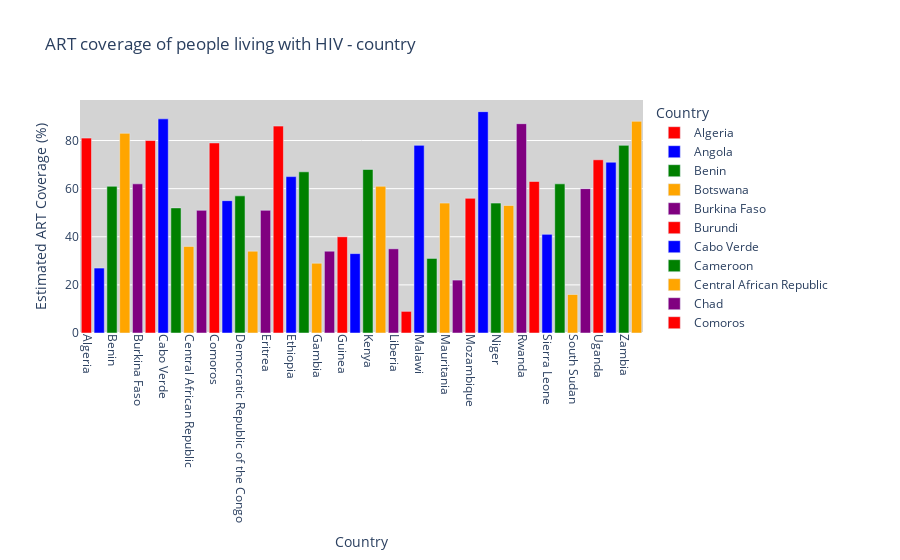

The code cell stored with this chart in its notebook:
### Code cell
# Define a color scale (you can customize this)
colors = ['red', 'blue', 'green', 'orange', 'purple']

# Create a Plotly Express bar chart with colors
fig = px.bar(ARTcoverage, x=ARTcoverage.index, y='Estimated ART coverage among people living with HIV (%)_median',
             title="ART coverage of people living with HIV - country", color=ARTcoverage.index, color_discrete_sequence=colors)

# Customize the layout
fig.update_layout(
    xaxis_title="Country",
    yaxis_title="Estimated ART Coverage (%)",
    xaxis=dict(tickangle=90),
    plot_bgcolor='lightgray',  # Set the background color
)

# Show the plot
fig.show()

### Figure 1 — Plotly figure (JSON) as saved in the notebook; plotly's stock layout.template omitted (floating-point values rounded to 4 significant figures)
{"data": [{"alignmentgroup": "True", "hovertemplate": "Country=%{x}<br>Estimated ART coverage among people living with HIV (%)_median=%{y}<extra></extra>", "legendgroup": "Algeria", "marker": {"color": "red", "pattern": {"shape": ""}}, "name": "Algeria", "offsetgroup": "Algeria", "orientation": "v", "showlegend": true, "textposition": "auto", "type": "bar", "x": ["Algeria"], "xaxis": "x", "y": [81], "yaxis": "y"}, {"alignmentgroup": "True", "hovertemplate": "Country=%{x}<br>Estimated ART coverage among people living with HIV (%)_median=%{y}<extra></extra>", "legendgroup": "Angola", "marker": {"color": "blue", "pattern": {"shape": ""}}, "name": "Angola", "offsetgroup": "Angola", "orientation": "v", "showlegend": true, "textposition": "auto", "type": "bar", "x": ["Angola"], "xaxis": "x", "y": [27], "yaxis": "y"}, {"alignmentgroup": "True", "hovertemplate": "Country=%{x}<br>Estimated ART coverage among people living with HIV (%)_median=%{y}<extra></extra>", "legendgroup": "Benin", "marker": {"color": "green", "pattern": {"shape": ""}}, "name": "Benin", "offsetgroup": "Benin", "orientation": "v", "showlegend": true, "textposition": "auto", "type": "bar", "x": ["Benin"], "xaxis": "x", "y": [61], "yaxis": "y"}, {"alignmentgroup": "True", "hovertemplate": "Country=%{x}<br>Estimated ART coverage among people living with HIV (%)_median=%{y}<extra></extra>", "legendgroup": "Botswana", "marker": {"color": "orange", "pattern": {"shape": ""}}, "name": "Botswana", "offsetgroup": "Botswana", "orientation": "v", "showlegend": true, "textposition": "auto", "type": "bar", "x": ["Botswana"], "xaxis": "x", "y": [83], "yaxis": "y"}, {"alignmentgroup": "True", "hovertemplate": "Country=%{x}<br>Estimated ART coverage among people living with HIV (%)_median=%{y}<extra></extra>", "legendgroup": "Burkina Faso", "marker": {"color": "purple", "pattern": {"shape": ""}}, "name": "Burkina Faso", "offsetgroup": "Burkina Faso", "orientation": "v", "showlegend": true, "textposition": "auto", "type": "bar", "x": ["Burkina Faso"], "xaxis": "x", "y": [62], "yaxis": "y"}, {"alignmentgroup": "True", "hovertemplate": "Country=%{x}<br>Estimated ART coverage among people living with HIV (%)_median=%{y}<extra></extra>", "legendgroup": "Burundi", "marker": {"color": "red", "pattern": {"shape": ""}}, "name": "Burundi", "offsetgroup": "Burundi", "orientation": "v", "showlegend": true, "textposition": "auto", "type": "bar", "x": ["Burundi"], "xaxis": "x", "y": [80], "yaxis": "y"}, {"alignmentgroup": "True", "hovertemplate": "Country=%{x}<br>Estimated ART coverage among people living with HIV (%)_median=%{y}<extra></extra>", "legendgroup": "Cabo Verde", "marker": {"color": "blue", "pattern": {"shape": ""}}, "name": "Cabo Verde", "offsetgroup": "Cabo Verde", "orientation": "v", "showlegend": true, "textposition": "auto", "type": "bar", "x": ["Cabo Verde"], "xaxis": "x", "y": [89], "yaxis": "y"}, {"alignmentgroup": "True", "hovertemplate": "Country=%{x}<br>Estimated ART coverage among people living with HIV (%)_median=%{y}<extra></extra>", "legendgroup": "Cameroon", "marker": {"color": "green", "pattern": {"shape": ""}}, "name": "Cameroon", "offsetgroup": "Cameroon", "orientation": "v", "showlegend": true, "textposition": "auto", "type": "bar", "x": ["Cameroon"], "xaxis": "x", "y": [52], "yaxis": "y"}, {"alignmentgroup": "True", "hovertemplate": "Country=%{x}<br>Estimated ART coverage among people living with HIV (%)_median=%{y}<extra></extra>", "legendgroup": "Central African Republic", "marker": {"color": "orange", "pattern": {"shape": ""}}, "name": "Central African Republic", "offsetgroup": "Central African Republic", "orientation": "v", "showlegend": true, "textposition": "auto", "type": "bar", "x": ["Central African Republic"], "xaxis": "x", "y": [36], "yaxis": "y"}, {"alignmentgroup": "True", "hovertemplate": "Country=%{x}<br>Estimated ART coverage among people living with HIV (%)_median=%{y}<extra></extra>", "legendgroup": "Chad", "marker": {"color": "purple", "pattern": {"shape": ""}}, "name": "Chad", "offsetgroup": "Chad", "orientation": "v", "showlegend": true, "textposition": "auto", "type": "bar", "x": ["Chad"], "xaxis": "x", "y": [51], "yaxis": "y"}, {"alignmentgroup": "True", "hovertemplate": "Country=%{x}<br>Estimated ART coverage among people living with HIV (%)_median=%{y}<extra></extra>", "legendgroup": "Comoros", "marker": {"color": "red", "pattern": {"shape": ""}}, "name": "Comoros", "offsetgroup": "Comoros", "orientation": "v", "showlegend": true, "textposition": "auto", "type": "bar", "x": ["Comoros"], "xaxis": "x", "y": [79], "yaxis": "y"}, {"alignmentgroup": "True", "hovertemplate": "Country=%{x}<br>Estimated ART coverage among people living with HIV (%)_median=%{y}<extra></extra>", "legendgroup": "Côte d'Ivoire", "marker": {"color": "blue", "pattern": {"shape": ""}}, "name": "Côte d'Ivoire", "offsetgroup": "Côte d'Ivoire", "orientation": "v", "showlegend": true, "textposition": "auto", "type": "bar", "x": ["Côte d'Ivoire"], "xaxis": "x", "y": [55], "yaxis": "y"}, {"alignmentgroup": "True", "hovertemplate": "Country=%{x}<br>Estimated ART coverage among people living with HIV (%)_median=%{y}<extra></extra>", "legendgroup": "Democratic Republic of the Congo", "marker": {"color": "green", "pattern": {"shape": ""}}, "name": "Democratic Republic of the Congo", "offsetgroup": "Democratic Republic of the Congo", "orientation": "v", "showlegend": true, "textposition": "auto", "type": "bar", "x": ["Democratic Republic of the Congo"], "xaxis": "x", "y": [57], "yaxis": "y"}, {"alignmentgroup": "True", "hovertemplate": "Country=%{x}<br>Estimated ART coverage among people living with HIV (%)_median=%{y}<extra></extra>", "legendgroup": "Equatorial Guinea", "marker": {"color": "orange", "pattern": {"shape": ""}}, "name": "Equatorial Guinea", "offsetgroup": "Equatorial Guinea", "orientation": "v", "showlegend": true, "textposition": "auto", "type": "bar", "x": ["Equatorial Guinea"], "xaxis": "x", "y": [34], "yaxis": "y"}, {"alignmentgroup": "True", "hovertemplate": "Country=%{x}<br>Estimated ART coverage among people living with HIV (%)_median=%{y}<extra></extra>", "legendgroup": "Eritrea", "marker": {"color": "purple", "pattern": {"shape": ""}}, "name": "Eritrea", "offsetgroup": "Eritrea", "orientation": "v", "showlegend": true, "textposition": "auto", "type": "bar", "x": ["Eritrea"], "xaxis": "x", "y": [51], "yaxis": "y"}, {"alignmentgroup": "True", "hovertemplate": "Country=%{x}<br>Estimated ART coverage among people living with HIV (%)_median=%{y}<extra></extra>", "legendgroup": "Eswatini", "marker": {"color": "red", "pattern": {"shape": ""}}, "name": "Eswatini", "offsetgroup": "Eswatini", "orientation": "v", "showlegend": true, "textposition": "auto", "type": "bar", "x": ["Eswatini"], "xaxis": "x", "y": [86], "yaxis": "y"}, {"alignmentgroup": "True", "hovertemplate": "Country=%{x}<br>Estimated ART coverage among people living with HIV (%)_median=%{y}<extra></extra>", "legendgroup": "Ethiopia", "marker": {"color": "blue", "pattern": {"shape": ""}}, "name": "Ethiopia", "offsetgroup": "Ethiopia", "orientation": "v", "showlegend": true, "textposition": "auto", "type": "bar", "x": ["Ethiopia"], "xaxis": "x", "y": [65], "yaxis": "y"}, {"alignmentgroup": "True", "hovertemplate": "Country=%{x}<br>Estimated ART coverage among people living with HIV (%)_median=%{y}<extra></extra>", "legendgroup": "Gabon", "marker": {"color": "green", "pattern": {"shape": ""}}, "name": "Gabon", "offsetgroup": "Gabon", "orientation": "v", "showlegend": true, "textposition": "auto", "type": "bar", "x": ["Gabon"], "xaxis": "x", "y": [67], "yaxis": "y"}, {"alignmentgroup": "True", "hovertemplate": "Country=%{x}<br>Estimated ART coverage among people living with HIV (%)_median=%{y}<extra></extra>", "legendgroup": "Gambia", "marker": {"color": "orange", "pattern": {"shape": ""}}, "name": "Gambia", "offsetgroup": "Gambia", "orientation": "v", "showlegend": true, "textposition": "auto", "type": "bar", "x": ["Gambia"], "xaxis": "x", "y": [29], "yaxis": "y"}, {"alignmentgroup": "True", "hovertemplate": "Country=%{x}<br>Estimated ART coverage among people living with HIV (%)_median=%{y}<extra></extra>", "legendgroup": "Ghana", "marker": {"color": "purple", "pattern": {"shape": ""}}, "name": "Ghana", "offsetgroup": "Ghana", "orientation": "v", "showlegend": true, "textposition": "auto", "type": "bar", "x": ["Ghana"], "xaxis": "x", "y": [34], "yaxis": "y"}, {"alignmentgroup": "True", "hovertemplate": "Country=%{x}<br>Estimated ART coverage among people living with HIV (%)_median=%{y}<extra></extra>", "legendgroup": "Guinea", "marker": {"color": "red", "pattern": {"shape": ""}}, "name": "Guinea", "offsetgroup": "Guinea", "orientation": "v", "showlegend": true, "textposition": "auto", "type": "bar", "x": ["Guinea"], "xaxis": "x", "y": [40], "yaxis": "y"}, {"alignmentgroup": "True", "hovertemplate": "Country=%{x}<br>Estimated ART coverage among people living with HIV (%)_median=%{y}<extra></extra>", "legendgroup": "Guinea-Bissau", "marker": {"color": "blue", "pattern": {"shape": ""}}, "name": "Guinea-Bissau", "offsetgroup": "Guinea-Bissau", "orientation": "v", "showlegend": true, "textposition": "auto", "type": "bar", "x": ["Guinea-Bissau"], "xaxis": "x", "y": [33], "yaxis": "y"}, {"alignmentgroup": "True", "hovertemplate": "Country=%{x}<br>Estimated ART coverage among people living with HIV (%)_median=%{y}<extra></extra>", "legendgroup": "Kenya", "marker": {"color": "green", "pattern": {"shape": ""}}, "name": "Kenya", "offsetgroup": "Kenya", "orientation": "v", "showlegend": true, "textposition": "auto", "type": "bar", "x": ["Kenya"], "xaxis": "x", "y": [68], "yaxis": "y"}, {"alignmentgroup": "True", "hovertemplate": "Country=%{x}<br>Estimated ART coverage among people living with HIV (%)_median=%{y}<extra></extra>", "legendgroup": "Lesotho", "marker": {"color": "orange", "pattern": {"shape": ""}}, "name": "Lesotho", "offsetgroup": "Lesotho", "orientation": "v", "showlegend": true, "textposition": "auto", "type": "bar", "x": ["Lesotho"], "xaxis": "x", "y": [61], "yaxis": "y"}, {"alignmentgroup": "True", "hovertemplate": "Country=%{x}<br>Estimated ART coverage among people living with HIV (%)_median=%{y}<extra></extra>", "legendgroup": "Liberia", "marker": {"color": "purple", "pattern": {"shape": ""}}, "name": "Liberia", "offsetgroup": "Liberia", "orientation": "v", "showlegend": true, "textposition": "auto", "type": "bar", "x": ["Liberia"], "xaxis": "x", "y": [35], "yaxis": "y"}, {"alignmentgroup": "True", "hovertemplate": "Country=%{x}<br>Estimated ART coverage among people living with HIV (%)_median=%{y}<extra></extra>", "legendgroup": "Madagascar", "marker": {"color": "red", "pattern": {"shape": ""}}, "name": "Madagascar", "offsetgroup": "Madagascar", "orientation": "v", "showlegend": true, "textposition": "auto", "type": "bar", "x": ["Madagascar"], "xaxis": "x", "y": [9], "yaxis": "y"}, {"alignmentgroup": "True", "hovertemplate": "Country=%{x}<br>Estimated ART coverage among people living with HIV (%)_median=%{y}<extra></extra>", "legendgroup": "Malawi", "marker": {"color": "blue", "pattern": {"shape": ""}}, "name": "Malawi", "offsetgroup": "Malawi", "orientation": "v", "showlegend": true, "textposition": "auto", "type": "bar", "x": ["Malawi"], "xaxis": "x", "y": [78], "yaxis": "y"}, {"alignmentgroup": "True", "hovertemplate": "Country=%{x}<br>Estimated ART coverage among people living with HIV (%)_median=%{y}<extra></extra>", "legendgroup": "Mali", "marker": {"color": "green", "pattern": {"shape": ""}}, "name": "Mali", "offsetgroup": "Mali", "orientation": "v", "showlegend": true, "textposition": "auto", "type": "bar", "x": ["Mali"], "xaxis": "x", "y": [31], "yaxis": "y"}, {"alignmentgroup": "True", "hovertemplate": "Country=%{x}<br>Estimated ART coverage among people living with HIV (%)_median=%{y}<extra></extra>", "legendgroup": "Mauritania", "marker": {"color": "orange", "pattern": {"shape": ""}}, "name": "Mauritania", "offsetgroup": "Mauritania", "orientation": "v", "showlegend": true, "textposition": "auto", "type": "bar", "x": ["Mauritania"], "xaxis": "x", "y": [54], "yaxis": "y"}, {"alignmentgroup": "True", "hovertemplate": "Country=%{x}<br>Estimated ART coverage among people living with HIV (%)_median=%{y}<extra></extra>", "legendgroup": "Mauritius", "marker": {"color": "purple", "pattern": {"shape": ""}}, "name": "Mauritius", "offsetgroup": "Mauritius", "orientation": "v", "showlegend": true, "textposition": "auto", "type": "bar", "x": ["Mauritius"], "xaxis": "x", "y": [22], "yaxis": "y"}, {"alignmentgroup": "True", "hovertemplate": "Country=%{x}<br>Estimated ART coverage among people living with HIV (%)_median=%{y}<extra></extra>", "legendgroup": "Mozambique", "marker": {"color": "red", "pattern": {"shape": ""}}, "name": "Mozambique", "offsetgroup": "Mozambique", "orientation": "v", "showlegend": true, "textposition": "auto", "type": "bar", "x": ["Mozambique"], "xaxis": "x", "y": [56], "yaxis": "y"}, {"alignmentgroup": "True", "hovertemplate": "Country=%{x}<br>Estimated ART coverage among people living with HIV (%)_median=%{y}<extra></extra>", "legendgroup": "Namibia", "marker": {"color": "blue", "pattern": {"shape": ""}}, "name": "Namibia", "offsetgroup": "Namibia", "orientation": "v", "showlegend": true, "textposition": "auto", "type": "bar", "x": ["Namibia"], "xaxis": "x", "y": [92], "yaxis": "y"}, {"alignmentgroup": "True", "hovertemplate": "Country=%{x}<br>Estimated ART coverage among people living with HIV (%)_median=%{y}<extra></extra>", "legendgroup": "Niger", "marker": {"color": "green", "pattern": {"shape": ""}}, "name": "Niger", "offsetgroup": "Niger", "orientation": "v", "showlegend": true, "textposition": "auto", "type": "bar", "x": ["Niger"], "xaxis": "x", "y": [54], "yaxis": "y"}, {"alignmentgroup": "True", "hovertemplate": "Country=%{x}<br>Estimated ART coverage among people living with HIV (%)_median=%{y}<extra></extra>", "legendgroup": "Nigeria", "marker": {"color": "orange", "pattern": {"shape": ""}}, "name": "Nigeria", "offsetgroup": "Nigeria", "orientation": "v", "showlegend": true, "textposition": "auto", "type": "bar", "x": ["Nigeria"], "xaxis": "x", "y": [53], "yaxis": "y"}, {"alignmentgroup": "True", "hovertemplate": "Country=%{x}<br>Estimated ART coverage among people living with HIV (%)_median=%{y}<extra></extra>", "legendgroup": "Rwanda", "marker": {"color": "purple", "pattern": {"shape": ""}}, "name": "Rwanda", "offsetgroup": "Rwanda", "orientation": "v", "showlegend": true, "textposition": "auto", "type": "bar", "x": ["Rwanda"], "xaxis": "x", "y": [87], "yaxis": "y"}, {"alignmentgroup": "True", "hovertemplate": "Country=%{x}<br>Estimated ART coverage among people living with HIV (%)_median=%{y}<extra></extra>", "legendgroup": "Senegal", "marker": {"color": "red", "pattern": {"shape": ""}}, "name": "Senegal", "offsetgroup": "Senegal", "orientation": "v", "showlegend": true, "textposition": "auto", "type": "bar", "x": ["Senegal"], "xaxis": "x", "y": [63], "yaxis": "y"}, {"alignmentgroup": "True", "hovertemplate": "Country=%{x}<br>Estimated ART coverage among people living with HIV (%)_median=%{y}<extra></extra>", "legendgroup": "Sierra Leone", "marker": {"color": "blue", "pattern": {"shape": ""}}, "name": "Sierra Leone", "offsetgroup": "Sierra Leone", "orientation": "v", "showlegend": true, "textposition": "auto", "type": "bar", "x": ["Sierra Leone"], "xaxis": "x", "y": [41], "yaxis": "y"}, {"alignmentgroup": "True", "hovertemplate": "Country=%{x}<br>Estimated ART coverage among people living with HIV (%)_median=%{y}<extra></extra>", "legendgroup": "South Africa", "marker": {"color": "green", "pattern": {"shape": ""}}, "name": "South Africa", "offsetgroup": "South Africa", "orientation": "v", "showlegend": true, "textposition": "auto", "type": "bar", "x": ["South Africa"], "xaxis": "x", "y": [62], "yaxis": "y"}, {"alignmentgroup": "True", "hovertemplate": "Country=%{x}<br>Estimated ART coverage among people living with HIV (%)_median=%{y}<extra></extra>", "legendgroup": "South Sudan", "marker": {"color": "orange", "pattern": {"shape": ""}}, "name": "South Sudan", "offsetgroup": "South Sudan", "orientation": "v", "showlegend": true, "textposition": "auto", "type": "bar", "x": ["South Sudan"], "xaxis": "x", "y": [16], "yaxis": "y"}, {"alignmentgroup": "True", "hovertemplate": "Country=%{x}<br>Estimated ART coverage among people living with HIV (%)_median=%{y}<extra></extra>", "legendgroup": "Togo", "marker": {"color": "purple", "pattern": {"shape": ""}}, "name": "Togo", "offsetgroup": "Togo", "orientation": "v", "showlegend": true, "textposition": "auto", "type": "bar", "x": ["Togo"], "xaxis": "x", "y": [60], "yaxis": "y"}, {"alignmentgroup": "True", "hovertemplate": "Country=%{x}<br>Estimated ART coverage among people living with HIV (%)_median=%{y}<extra></extra>", "legendgroup": "Uganda", "marker": {"color": "red", "pattern": {"shape": ""}}, "name": "Uganda", "offsetgroup": "Uganda", "orientation": "v", "showlegend": true, "textposition": "auto", "type": "bar", "x": ["Uganda"], "xaxis": "x", "y": [72], "yaxis": "y"}, {"alignmentgroup": "True", "hovertemplate": "Country=%{x}<br>Estimated ART coverage among people living with HIV (%)_median=%{y}<extra></extra>", "legendgroup": "United Republic of Tanzania", "marker": {"color": "blue", "pattern": {"shape": ""}}, "name": "United Republic of Tanzania", "offsetgroup": "United Republic of Tanzania", "orientation": "v", "showlegend": true, "textposition": "auto", "type": "bar", "x": ["United Republic of Tanzania"], "xaxis": "x", "y": [71], "yaxis": "y"}, {"alignmentgroup": "True", "hovertemplate": "Country=%{x}<br>Estimated ART coverage among people living with HIV (%)_median=%{y}<extra></extra>", "legendgroup": "Zambia", "marker": {"color": "green", "pattern": {"shape": ""}}, "name": "Zambia", "offsetgroup": "Zambia", "orientation": "v", "showlegend": true, "textposition": "auto", "type": "bar", "x": ["Zambia"], "xaxis": "x", "y": [78], "yaxis": "y"}, {"alignmentgroup": "True", "hovertemplate": "Country=%{x}<br>Estimated ART coverage among people living with HIV (%)_median=%{y}<extra></extra>", "legendgroup": "Zimbabwe", "marker": {"color": "orange", "pattern": {"shape": ""}}, "name": "Zimbabwe", "offsetgroup": "Zimbabwe", "orientation": "v", "showlegend": true, "textposition": "auto", "type": "bar", "x": ["Zimbabwe"], "xaxis": "x", "y": [88], "yaxis": "y"}], "layout": {"barmode": "relative", "legend": {"title": {"text": "Country"}, "tracegroupgap": 0}, "plot_bgcolor": "lightgray", "title": {"text": "ART coverage of people living with HIV - country"}, "xaxis": {"anchor": "y", "categoryarray": ["Algeria", "Angola", "Benin", "Botswana", "Burkina Faso", "Burundi", "Cabo Verde", "Cameroon", "Central African Republic", "Chad", "Comoros", "Côte d'Ivoire", "Democratic Republic of the Congo", "Equatorial Guinea", "Eritrea", "Eswatini", "Ethiopia", "Gabon", "Gambia", "Ghana", "Guinea", "Guinea-Bissau", "Kenya", "Lesotho", "Liberia", "Madagascar", "Malawi", "Mali", "Mauritania", "Mauritius", "Mozambique", "Namibia", "Niger", "Nigeria", "Rwanda", "Senegal", "Sierra Leone", "South Africa", "South Sudan", "Togo", "Uganda", "United Republic of Tanzania", "Zambia", "Zimbabwe"], "categoryorder": "array", "domain": [0, 1], "tickangle": 90, "title": {"text": "Country"}}, "yaxis": {"anchor": "x", "domain": [0, 1], "title": {"text": "Estimated ART Coverage (%)"}}}}
